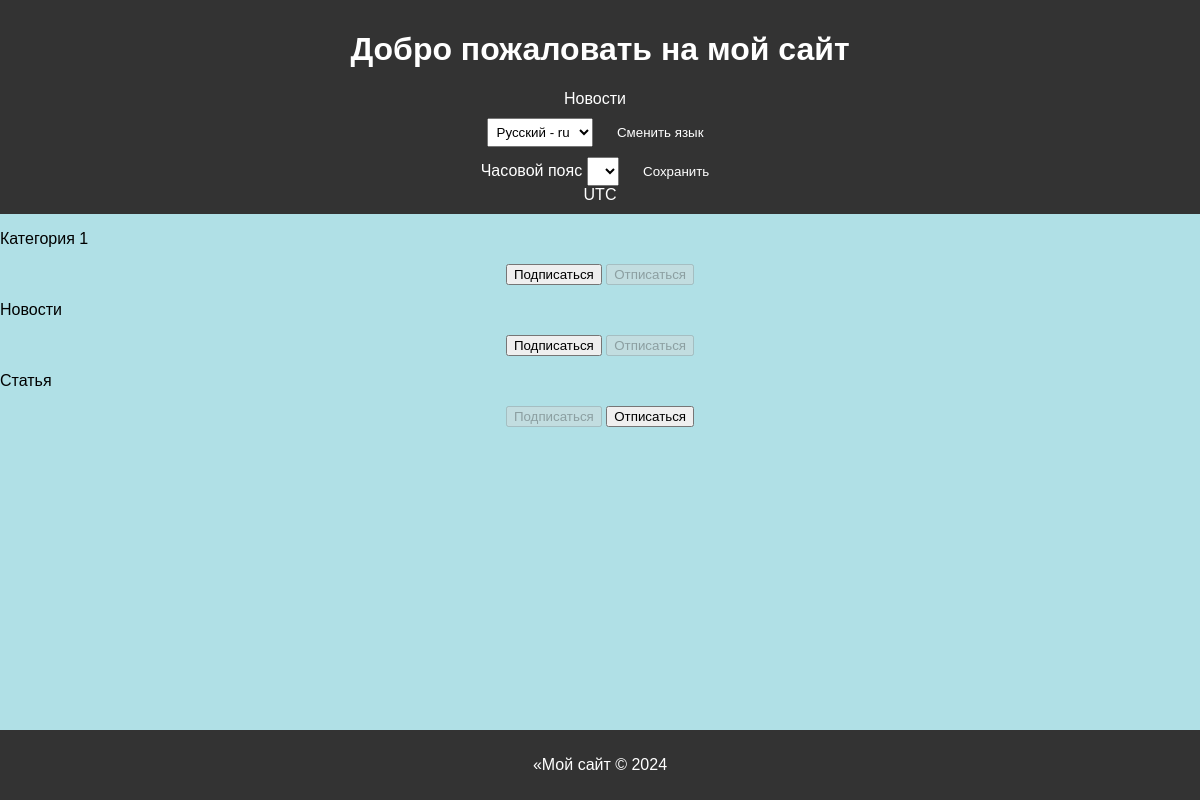
The page /subscriptions/ (signed in) on the database as committed earlier.
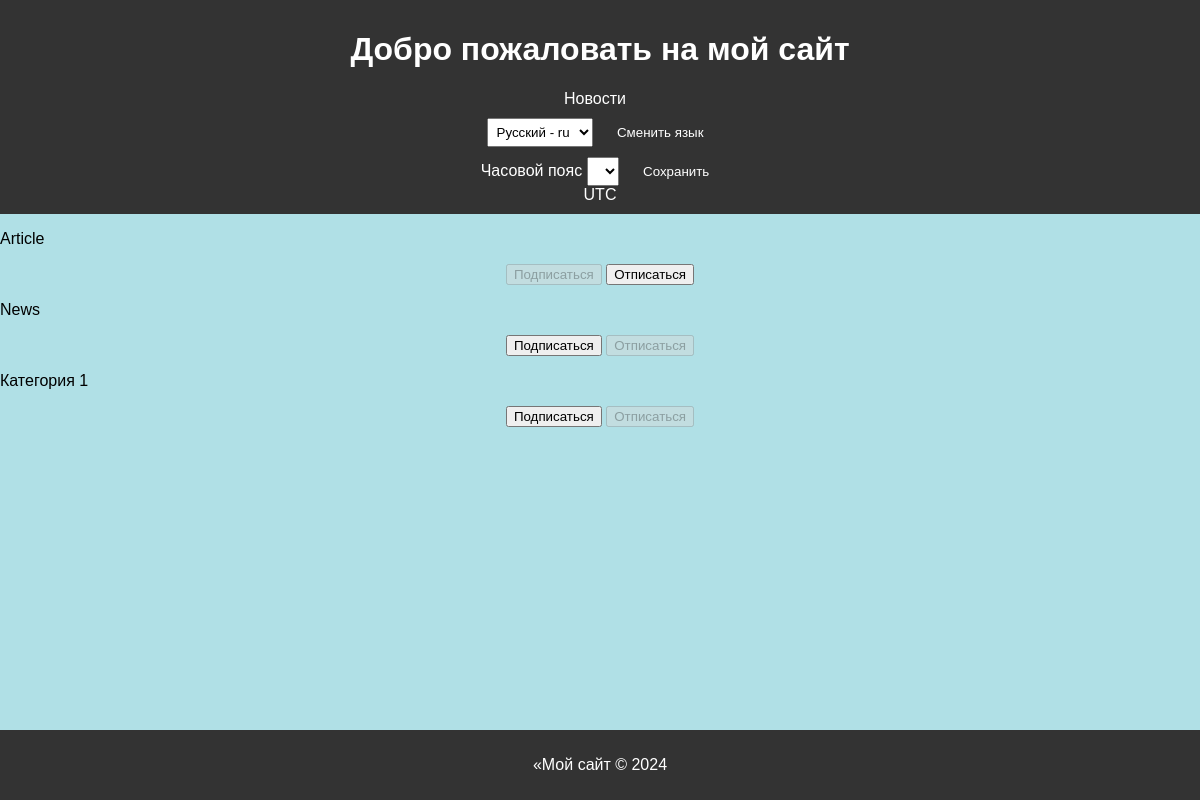
The same page on the database as committed later.
### newsapp/models.py (models this page shows, shortened)
class Category(models.Model):
    name = models.CharField(max_length=100, unique=True)
    subscribers = models.ManyToManyField(User, blank=True, related_name='categories')

### newsapp/views.py (the view, shortened to what this page needs)
# urls.py: path('subscriptions/', subscriptions, name='subscriptions'),
@login_required
@csrf_protect
def subscriptions(request):
    categories_with_subscriptions = Category.objects.annotate(
        user_subscribed=Exists(
            Subscriber.objects.filter(
                user=request.user,
                category=OuterRef('pk'),
            )
        )
    ).order_by('name')
    return render(
        request,
        'subscriptions.html',
        {'categories': categories_with_subscriptions},
    )

### newsapp/templates/subscriptions.html (shortened to what this page needs)
{% extends 'default.html' %}
{% load i18n %}
{% block content %}
    {% for category in categories %}
        <p>
            {{ category.name }}
            <form method="post">
                {% if category.user_subscribed %}
                    <button disabled>{% trans "Подписаться" %}</button>
                    <button name="action" value="unsubscribe">{% trans "Отписаться" %}</button>
                {% else %}
                    <button name="action" value="subscribe">{% trans "Подписаться" %}</button>
                    <button disabled>{% trans "Отписаться" %}</button>
                {% endif %}
            </form>
        </p>
    {% endfor %}
{% endblock content %}

### newsapp/templates/default.html (shortened to what this page needs)
{% load i18n %}
{% load tz %}
<!DOCTYPE html>
<html lang="en">
<head>
    {% load static %}
    <link rel="stylesheet" href="{% static 'css/styles.css' %}">
</head>
<body>
    <header>
        <h1>{% trans "Welcome to my site" %}</h1>
        <nav>
            <ul>
                <li><a href="/news/">{% trans "News" %}</a></li>
            </ul>
        </nav>
        <form action="{% url 'set_language' %}" method="POST"> {% csrf_token %}
            {% get_current_language as LANGUAGE_CODE %}
            <select name="language" id="">
                {% get_available_languages as LANGUAGES %}
                {% get_language_info_list for LANGUAGES as languages %}
                {% for language in languages %}
                    <option value="{{ language.code }}" {% if language.code == LANGUAGE_CODE %} selected {% endif %}>
                        {{ language.name_local }} - {{ language.code }}
                    </option>
                {% endfor %}
            </select>
            <input type="submit" value="{% trans 'Change language' %}">
        </form>
        {% get_current_timezone as TIME_ZONE %}
        <form action="" method="POST">
            <label for="timezone">{% trans "Time zone:" %}</label>
            <select name="timezone">
            </select>
            <input type="submit" value="{% trans 'Set' %}">
        </form>
        {{ TIME_ZONE }}
    </header>
    <main class="content">
        {% block content %}
        {% endblock %}
    </main>
    <footer>
        <p>{% trans "My Site &copy; 2024" %}</p>
    </footer>
</body>
</html>

### newsapp/static/css/styles.css (style rules this page uses)
body { font-family: Arial, sans-serif; margin: 0; padding: 0; }
body.light-theme { background-color: powderblue; }
header { background-color: #333; color: #fff; padding: 10px 0; text-align: center; }
nav ul { list-style: none; padding: 0; margin: 0; text-align: center; }
nav ul li { display: inline; margin-right: 10px; }
nav ul li a { color: #fff; text-decoration: none; }
form { margin-top: 10px; text-align: center; }
form select { padding: 5px; margin-right: 10px; }
form input[type="submit"] { padding: 5px 10px; background-color: #333; color: #fff; border: none; cursor: pointer; }
footer { text-align: center; padding: 10px 0; background-color: #333; color: #fff; position: fixed; width: 100%; bottom: 0; }

Rows that differ between the two databases and show on the page:
removed Category: name "Новости"
removed Category: name "Статья"
added Category: name "Article"
added Category: name "News"
